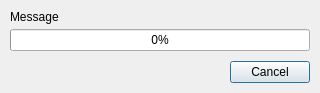
<?xml version="1.0" encoding="UTF-8"?>
<ui version="4.0">
 <class>Updater</class>
 <widget class="QDialog" name="Updater">
  <property name="geometry">
   <rect>
    <x>0</x>
    <y>0</y>
    <width>350</width>
    <height>107</height>
   </rect>
  </property>
  <property name="windowTitle">
   <string>Perpetuum Planner - Update</string>
  </property>
  <layout class="QVBoxLayout" name="verticalLayout_2">
   <property name="spacing">
    <number>5</number>
   </property>
   <property name="sizeConstraint">
    <enum>QLayout::SetFixedSize</enum>
   </property>
   <property name="margin">
    <number>10</number>
   </property>
   <item>
    <widget class="QLabel" name="labelMessage">
     <property name="text">
      <string notr="true">Message</string>
     </property>
    </widget>
   </item>
   <item>
    <widget class="QProgressBar" name="progressBar">
     <property name="minimumSize">
      <size>
       <width>300</width>
       <height>0</height>
      </size>
     </property>
     <property name="value">
      <number>0</number>
     </property>
    </widget>
   </item>
   <item>
    <spacer name="verticalSpacer">
     <property name="orientation">
      <enum>Qt::Vertical</enum>
     </property>
     <property name="sizeType">
      <enum>QSizePolicy::Fixed</enum>
     </property>
     <property name="sizeHint" stdset="0">
      <size>
       <width>20</width>
       <height>5</height>
      </size>
     </property>
    </spacer>
   </item>
   <item>
    <widget class="QDialogButtonBox" name="buttonBox">
     <property name="orientation">
      <enum>Qt::Horizontal</enum>
     </property>
     <property name="standardButtons">
      <set>QDialogButtonBox::Cancel</set>
     </property>
    </widget>
   </item>
  </layout>
 </widget>
 <resources/>
 <connections>
  <connection>
   <sender>buttonBox</sender>
   <signal>rejected()</signal>
   <receiver>Updater</receiver>
   <slot>reject()</slot>
   <hints>
    <hint type="sourcelabel">
     <x>140</x>
     <y>83</y>
    </hint>
    <hint type="destinationlabel">
     <x>139</x>
     <y>106</y>
    </hint>
   </hints>
  </connection>
 </connections>
</ui>
